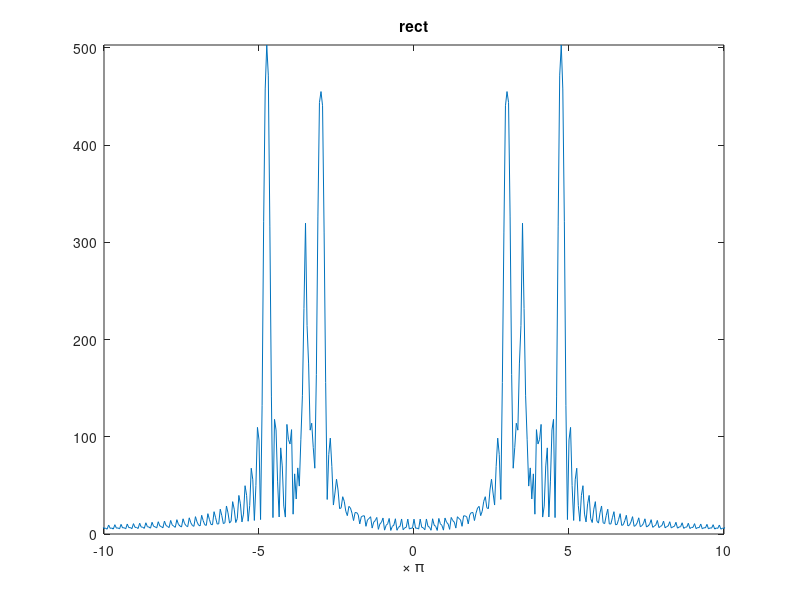
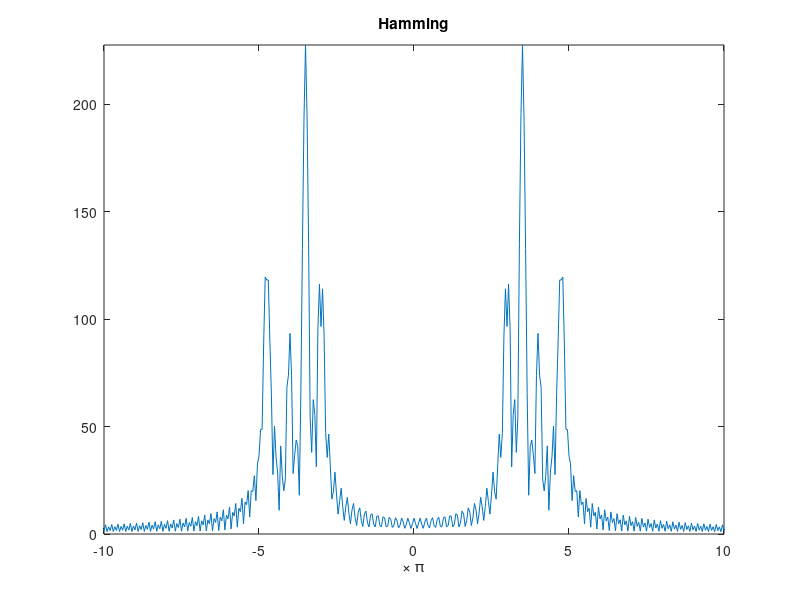
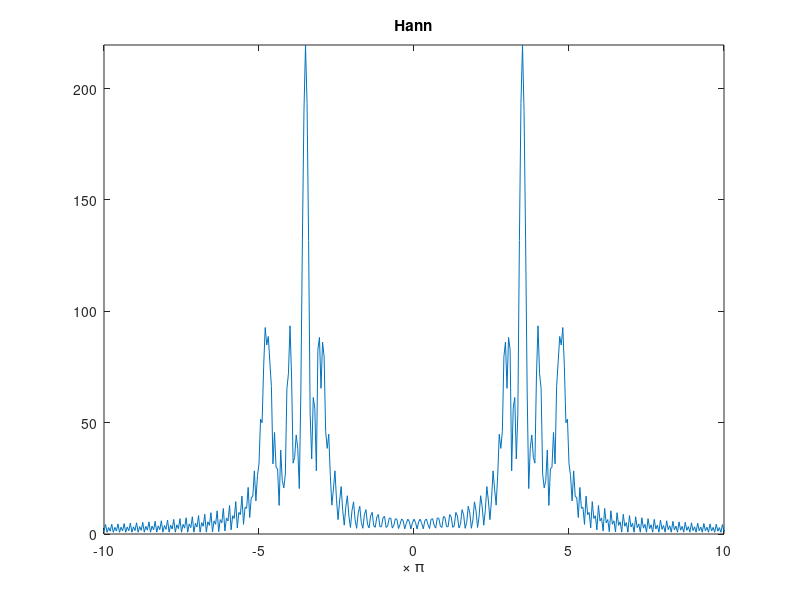
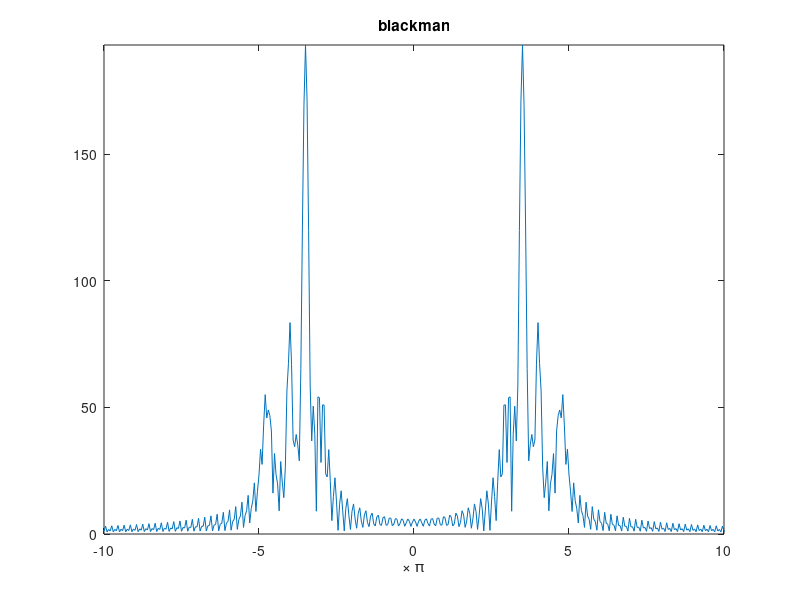

Reproduce these figures in MATLAB, in order.
clear
%a
fs = 100;
t = 0 : 1/fs : 40-1/fs;
N = length(t);
index = t * fs;
signal = cos(3 * pi * t) .* (t < 10) +...
    1/2 * sin(3.5 * pi * t) .* (t >= 10 & t < 20)+...
    1/6 * cos(4 * pi * t) .* (t >= 20 & t < 30) +...
    sin(4.75 * pi * t) .* (t >= 30 & t < 40);
X = fft(signal);
t = (index - N/2)/ N * fs * 2;
plot(t,abs(fftshift(X)))
xlabel('\times \pi')
axis([-10 10 0 max(abs(X))])
title('rect')
%b
%hamming
window = hamming(N);
x = signal .* window';
X = fft(x);
t = (index - N/2)/ N * fs * 2;
figure
plot(t,abs(fftshift(X)));
xlabel('\times \pi')
axis([-10 10 0 max(abs(X))])
title('Hamming')

%hann
window = hann(N);
x = signal .* window';
X = fft(x);
t = (index - N/2)/ N * fs * 2;
figure
plot(t,abs(fftshift(X)))
xlabel('\times \pi')
axis([-10 10 0 max(abs(X))])
title('Hann')

%blackman
window = blackman(N);
x = signal .* window';
X = fft(x);
t = (index - N/2)/ N * fs * 2;
figure
plot(t,abs(fftshift(X)))
xlabel('\times \pi')
axis([-10 10 0 max(abs(X))])
title('blackman')
